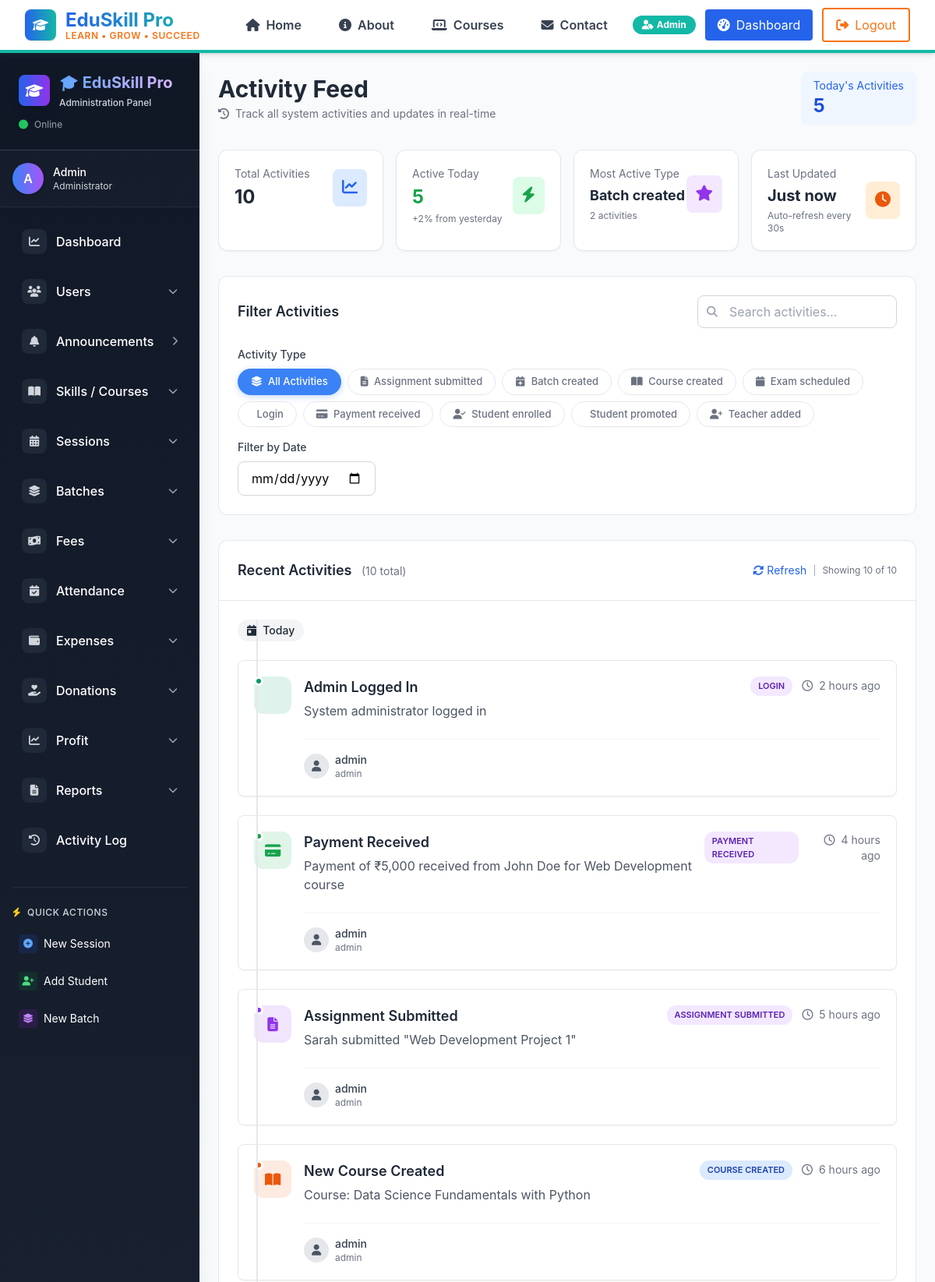
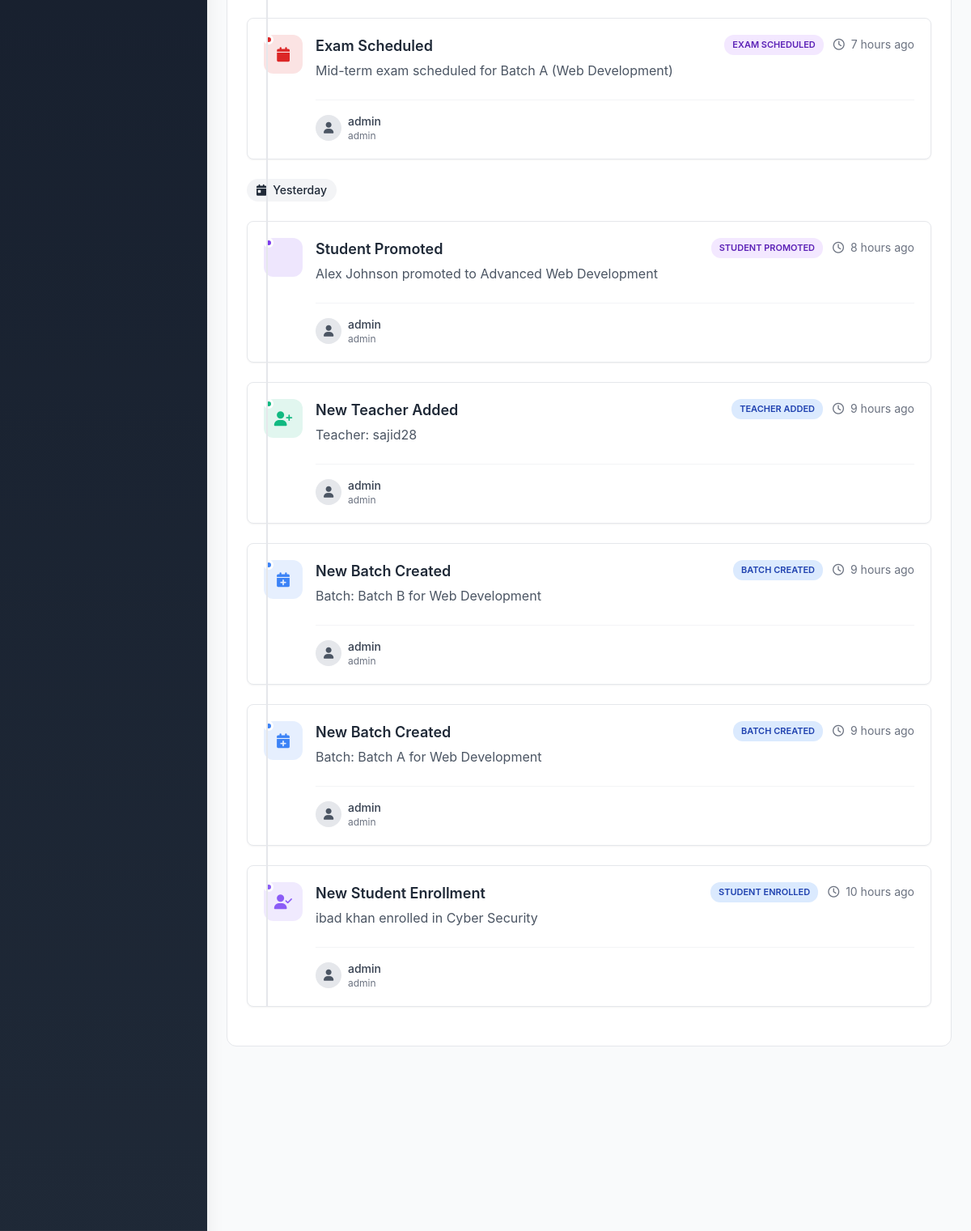
The page /admin/activity_logs.php (signed in) on the database its author committed (2 pictures, top to bottom).
### tables this page shows
CREATE TABLE `activities` (
  `id` int(11) NOT NULL,
  `user_id` int(11) DEFAULT NULL,
  `activity_type` varchar(50) NOT NULL COMMENT 'teacher_added, batch_created, student_enrolled, etc',
  `title` varchar(255) NOT NULL,
  `description` text DEFAULT NULL,
  `icon` varchar(50) DEFAULT NULL,
  `icon_color` varchar(20) DEFAULT '#3b82f6',
  `related_id` int(11) DEFAULT NULL,
  `related_type` varchar(50) DEFAULT NULL,
  `metadata` longtext DEFAULT NULL CHECK (json_valid(`metadata`)),
  `created_at` timestamp NOT NULL DEFAULT current_timestamp()
);

CREATE TABLE `users` (
  `id` int(11) NOT NULL,
  `username` varchar(255) DEFAULT NULL,
  `email` varchar(255) DEFAULT NULL,
  `password` varchar(255) DEFAULT NULL,
  `user_type_id` int(11) DEFAULT NULL,
  `status` varchar(50) DEFAULT NULL,
  `created_at` datetime DEFAULT NULL,
  `updated_at` datetime DEFAULT NULL
);

### admin/activity_logs.php (the view, shortened to what the rows shown need)
<?php
require_once __DIR__ . '/../includes/auth_check.php';
$conditions = ["1=1"];
$params = [];
$types = '';
$where_clause = implode(" AND ", $conditions);
$per_page = 20;
$current_page = isset($_GET['page']) ? max(1, intval($_GET['page'])) : 1;
$offset = ($current_page - 1) * $per_page;
$query = "SELECT
            a.*,
            u.username,
            u.user_type_id
          FROM activities a
          LEFT JOIN users u ON a.user_id = u.id
          WHERE $where_clause
          ORDER BY a.created_at DESC
          LIMIT ? OFFSET ?";
$params[] = $per_page;
$params[] = $offset;
$types .= 'ii';
$stmt = mysqli_prepare($conn, $query);
if ($params) {
    mysqli_stmt_bind_param($stmt, $types, ...$params);
}
mysqli_stmt_execute($stmt);
$result = mysqli_stmt_get_result($stmt);
?>
<!DOCTYPE html>
<html lang="en">
<head>
    <script src="https://cdn.tailwindcss.com"></script>
    <link rel="stylesheet" href="https://cdnjs.cloudflare.com/ajax/libs/font-awesome/6.5.0/css/all.min.css">
</head>
<body class="bg-gray-50 min-h-screen">
    <?php include __DIR__ . '/../includes/navbar.php'; ?>
    <div class="flex">
        <?php require_once './includes/sidebar.php'; ?>
        <main class="flex-1 p-6">
            <div class="flex justify-between items-center mb-8">
                <div>
                    <h1 class="text-3xl font-bold text-gray-800">Activity Feed</h1>
                </div>
            </div>
            <div class="bg-white rounded-xl border border-gray-200 overflow-hidden">
                <div class="p-6">
                    <?php if (mysqli_num_rows($result) > 0): ?>
                        <div class="timeline-line">
                            <?php
                            $last_date = null;
                            while ($activity = mysqli_fetch_assoc($result)):
                                $current_date = date('Y-m-d', strtotime($activity['created_at']));
                                $time_ago = time_elapsed_string($activity['created_at']);
                                $activity_color = getColorForType($activity['activity_type']);
                                $activity_icon = getIconForType($activity['activity_type']);
                                $badge_class = getBadgeClass($activity['activity_type']);
                                if ($current_date != $last_date):
                                    $date_label = date('Y-m-d') == $current_date ? 'Today' : (date('Y-m-d', strtotime('-1 day')) == $current_date ? 'Yesterday' :
                                        date('F j, Y', strtotime($current_date)));
                            ?>
                                    <div class="mb-6">
                                        <div class="inline-flex items-center px-3 py-1 rounded-full bg-gray-100 text-gray-800 text-sm font-medium">
                                            <i class="fas fa-calendar-day mr-2"></i>
                                            <?= $date_label ?>
                                        </div>
                                    </div>
                                <?php
                                endif;
                                $last_date = $current_date;
                                ?>
                                <div class="activity-card mb-6 bg-white rounded-lg border border-gray-200 p-5 shadow-sm fade-in relative">
                                    <div class="timeline-dot" style="background-color: <?= $activity_color ?>"></div>
                                    <div class="flex items-start">
                                        <div class="activity-icon mr-4" style="background-color: <?= $activity_color ?>20; color: <?= $activity_color ?>">
                                            <i class="fas fa-<?= $activity_icon ?>"></i>
                                        </div>
                                        <div class="flex-1">
                                            <div class="flex justify-between items-start">
                                                <div>
                                                    <h4 class="font-semibold text-gray-800 text-lg mb-1">
                                                        <?= htmlspecialchars($activity['title']) ?>
                                                    </h4>
                                                    <?php if ($activity['description']): ?>
                                                        <p class="text-gray-600 mb-2">
                                                            <?= htmlspecialchars($activity['description']) ?>
                                                        </p>
                                                    <?php endif; ?>
                                                </div>
                                                <div class="flex items-center gap-3">
                                                    <span class="badge <?= $badge_class ?>">
                                                        <?= ucfirst(str_replace('_', ' ', $activity['activity_type'])) ?>
                                                    </span>
                                                    <div class="text-right">
                                                        <div class="text-sm text-gray-500" title="<?= date('M j, Y h:i A', strtotime($activity['created_at'])) ?>">
                                                            <i class="far fa-clock mr-1"></i> <?= $time_ago ?>
                                                        </div>
                                                    </div>
                                                </div>
                                            </div>
                                            <div class="mt-4 pt-4 border-t border-gray-100 flex items-center justify-between">
                                                <div class="flex items-center">
                                                    <div class="w-8 h-8 rounded-full bg-gray-200 flex items-center justify-center mr-2">
                                                        <i class="fas fa-user text-gray-600 text-sm"></i>
                                                    </div>
                                                    <div>
                                                        <div class="text-sm font-medium text-gray-700">
                                                            <?= isset($activity['username']) ? htmlspecialchars($activity['username']) : 'System' ?>
                                                        </div>
                                                        <div class="text-xs text-gray-500">
                                                            <?= $activity['username'] ?? 'Automated' ?>
                                                        </div>
                                                    </div>
                                                </div>
                                            </div>
                                        </div>
                                    </div>
                                </div>
                            <?php endwhile; ?>
                        </div>
                    <?php endif; ?>
                </div>
            </div>
        </main>
    </div>
</body>
</html>
<?php
function getIconForType($type)
{
    $icons = [
        'teacher_added' => 'user-plus',
        'batch_created' => 'calendar-plus',
        'student_enrolled' => 'user-check',
        'login' => 'log-in',
        'payment_received' => 'credit-card',
        'assignment_submitted' => 'file-text',
        'course_created' => 'book-open',
        'exam_scheduled' => 'calendar',
        'student_promoted' => 'trending-up',
        'system' => 'cog',
        'update' => 'edit',
        'delete' => 'trash',
        'create' => 'plus-circle'
    ];
    return $icons[$type] ?? 'bell';
}
function getColorForType($type)
{
    $colors = [
        'teacher_added' => '#10b981',
        'batch_created' => '#3b82f6',
        'student_enrolled' => '#8b5cf6',
        'login' => '#059669',
        'payment_received' => '#16a34a',
        'assignment_submitted' => '#9333ea',
        'course_created' => '#ea580c',
        'exam_scheduled' => '#dc2626',
        'student_promoted' => '#7c3aed',
        'system' => '#6b7280',
        'update' => '#f59e0b',
        'delete' => '#ef4444',
        'create' => '#3b82f6'
    ];
    return $colors[$type] ?? '#6b7280';
}
function getBadgeClass($type)
{
    if (strpos($type, 'added') !== false || strpos($type, 'created') !== false || strpos($type, 'enrolled') !== false) {
        return 'badge-new';
    } elseif (strpos($type, 'update') !== false || strpos($type, 'edit') !== false) {
        return 'badge-update';
    } else {
        return 'badge-system';
    }
}
function time_elapsed_string($datetime, $full = false)
{
    $now = new DateTime;
    $ago = new DateTime($datetime);
    $diff = $now->diff($ago);
    $w = floor($diff->d / 7);
    $d = $diff->d - ($w * 7);
    $string = array(
        'y' => 'year',
        'm' => 'month',
        'w' => 'week',
        'd' => 'day',
        'h' => 'hour',
        'i' => 'minute',
        's' => 'second',
    );
    foreach ($string as $k => &$v) {
        $value = ($k === 'w') ? $w : (($k === 'd') ? $d : $diff->$k);
        if ($value) {
            $v = $value . ' ' . $v . ($value > 1 ? 's' : '');
        } else {
            unset($string[$k]);
        }
    }
    if (!$full) $string = array_slice($string, 0, 1);
    return $string ? implode(', ', $string) . ' ago' : 'just now';
}

### rows shown on the page
activities: title "Admin Logged In", description "System administrator logged in", activity_type "LOGIN", created_at "2 hours ago", user.username "admin"
activities: title "Payment Received", description "Payment of ₹5,000 received from John Doe for Web Development course", activity_type "PAYMENT RECEIVED", created_at "4 hours ago", user.username "admin"
activities: title "Assignment Submitted", description "Sarah submitted \"Web Development Project 1\"", activity_type "ASSIGNMENT SUBMITTED", created_at "5 hours ago", user.username "admin"
activities: title "New Course Created", description "Course: Data Science Fundamentals with Python", activity_type "COURSE CREATED", created_at "6 hours ago", user.username "admin"
activities: title "Exam Scheduled", description "Mid-term exam scheduled for Batch A (Web Development)", activity_type "EXAM SCHEDULED", created_at "7 hours ago", user.username "admin"
activities: title "Student Promoted", description "Alex Johnson promoted to Advanced Web Development", activity_type "STUDENT PROMOTED", created_at "8 hours ago", user.username "admin"
activities: title "New Teacher Added", description "Teacher: sajid28", activity_type "TEACHER ADDED", created_at "9 hours ago", user.username "admin"
activities: title "New Batch Created", description "Batch: Batch B for Web Development", activity_type "BATCH CREATED", created_at "9 hours ago", user.username "admin"
activities: title "New Batch Created", description "Batch: Batch A for Web Development", activity_type "BATCH CREATED", created_at "9 hours ago", user.username "admin"
activities: title "New Student Enrollment", description "ibad khan enrolled in Cyber Security", activity_type "STUDENT ENROLLED", created_at "10 hours ago", user.username "admin"

### other values the page prints
$userRole "Admin"
substr($current_user, 0, 1) "A"
$current_user "Admin"
$current_role "Administrator"
$today_count "5"
$total_activities "10"
str_replace('_', ' ', $activity_stats[0]['activity_type']) "Batch created"
$activity_stats[0]['count'] "2"
$type_name "Assignment submitted"
$type_name "Batch created"
$type_name "Course created"
$type_name "Exam scheduled"
$type_name "Login"
$type_name "Payment received"
$type_name "Student enrolled"
